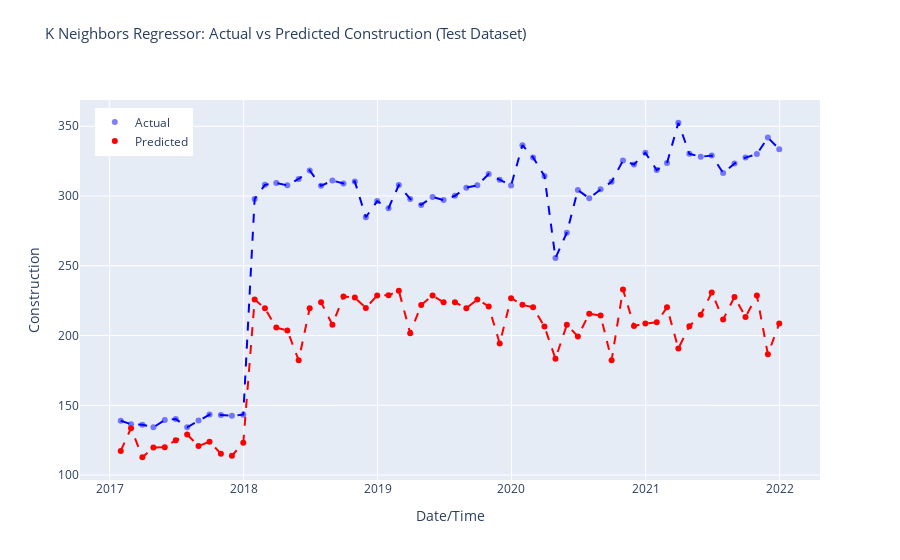

The code cell stored with this chart in its notebook:
### Code cell
# Make predictions on the test dataset
predictions = pycr.predict_model(model_tuned, data = test_data)

r2 = r2_score(predictions['Construction'], predictions['prediction_label'])
print('R-squared (R2) Score:', r2)

# Sort predictions DataFrame by index
predictions.sort_index(inplace=True)

# Create Plotly figure
fig = make_subplots(rows=1, cols=1, shared_xaxes=True, shared_yaxes=True)

# Add scatter plot for actual values
fig.add_trace(go.Scatter(x=predictions.index, y=predictions['Construction'],
                         mode='markers', marker=dict(color='blue', opacity=0.5),
                         name='Actual'), row=1, col=1)

# Add scatter plot for predicted values
fig.add_trace(go.Scatter(x=predictions.index, y=predictions['prediction_label'],
                         mode='markers', marker=dict(color='red'),
                         name='Predicted'), row=1, col=1)

# Add lines for sorted actual values
fig.add_trace(go.Scatter(x=predictions.index, y=predictions['Construction'].sort_index(),
                         mode='lines', line=dict(color='blue', dash='dash'),
                         showlegend=False), row=1, col=1)

# Add lines for sorted predicted values
fig.add_trace(go.Scatter(x=predictions.index, y=predictions['prediction_label'].sort_index(),
                         mode='lines', line=dict(color='red', dash='dash'),
                         showlegend=False), row=1, col=1)

fig.update_layout(title_text='K Neighbors Regressor: Actual vs Predicted Construction (Test Dataset)',
                  title_font_size=15, title_y=0.95, 
                  xaxis_title='Date/Time', yaxis_title='Construction',
                  legend=dict(x=0.02, y=0.98),
                  grid=dict(rows=1, columns=1, ygap=0.2))

# Show interactive plot
fig.show()
